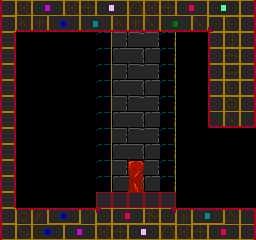

Tiled map render using the project's own tile images. Description and the whole map definition, tile-layer contents included, below:
An orthogonal 16x15 tile map with 16x16 px tiles, 2 tile layers (back, front) and 3 objects (Item).

<map version="1.0" orientation="orthogonal" width="16" height="15" tilewidth="16" tileheight="16">
 <tileset firstgid="1" name="tiles1" tilewidth="16" tileheight="16">
  <image source="../../img/tiles/tiles0.gif" trans="ff00ff" width="256" height="256" />
 </tileset>
 <layer name="back" width="16" height="15">
  <data encoding="csv">
0,0,0,0,0,0,182,130,129,130,198,0,0,0,0,0,
0,0,0,0,0,0,182,146,145,146,198,0,0,0,0,0,
0,0,0,0,0,0,182,130,129,130,198,0,0,0,0,0,
0,0,0,0,0,0,182,146,145,146,198,0,0,0,0,0,
0,0,0,0,0,0,182,130,129,130,198,0,0,0,0,0,
0,0,0,0,0,0,182,146,145,146,198,0,0,0,0,0,
0,0,0,0,0,0,182,130,129,130,198,0,0,0,0,0,
0,0,0,0,0,0,182,146,145,146,198,0,0,0,0,0,
0,0,0,0,0,0,182,130,129,130,198,0,0,0,0,0,
0,0,0,0,0,0,182,146,145,146,198,0,0,0,0,0,
0,0,0,0,0,0,182,130,129,130,198,0,0,0,0,0,
0,0,0,0,0,0,182,146,145,146,198,0,0,0,0,0,
0,0,0,0,0,0,182,130,129,130,198,0,0,0,0,0,
0,0,0,0,0,0,182,146,145,146,198,0,0,0,0,0,
0,0,0,0,0,0,182,130,129,130,198,0,0,0,0,0
</data>
 </layer>
 <layer name="front" width="16" height="15">
  <data encoding="csv">
97,115,87,88,115,116,85,86,119,115,116,81,82,69,70,104,
113,19,20,3,4,7,8,19,20,21,1,2,21,149,103,104,
168,0,0,0,0,0,0,0,0,0,0,0,0,97,100,104,
184,0,0,0,0,0,0,0,0,0,0,0,0,97,101,120,
168,0,0,0,0,0,0,0,0,0,0,0,0,113,102,104,
184,0,0,0,0,0,0,0,0,0,0,0,0,97,103,104,
168,0,0,0,0,0,0,0,0,0,0,0,0,113,114,120,
184,0,0,0,0,0,0,0,0,0,0,0,0,17,21,24,
168,0,0,0,0,0,0,0,0,0,0,0,0,0,0,0,
184,0,0,0,0,0,0,0,0,0,0,0,0,0,0,0,
168,0,0,0,0,0,0,0,135,0,0,0,0,0,0,0,
168,0,0,0,0,0,0,0,151,0,0,0,0,0,0,0,
184,0,0,0,0,0,248,248,248,248,248,0,0,0,0,0,
97,34,35,51,52,38,133,81,82,117,134,36,55,56,39,40,
113,99,67,68,87,88,115,116,85,86,119,115,116,81,82,120
</data>
 </layer>
 <objectgroup name="lines" width="16" height="15" visible="0">
  <properties>
   <property name="entrances" value="[[1,0]]" />
   <property name="map_tile" value="12" />
   <property name="rarity" value="0" />
   <property name="tags" value="[&quot;item_e&quot;]" />
  </properties>
  <object x="240" y="208">
   <polyline points="16,0 -64,0 -64,-16 -96,-16 -96,-48 -112,-48 -112,-16 -144,-16 -144,0 -224,0" />
  </object>
  <object x="16" y="208">
   <polyline points="0,0 0,-176 192,-176 192,-80 240,-80 240,-176" />
  </object>
 </objectgroup>
 <objectgroup name="objects" width="16" height="15">
  <object name="Item" gid="1" x="128" y="160" />
 </objectgroup>
</map>
